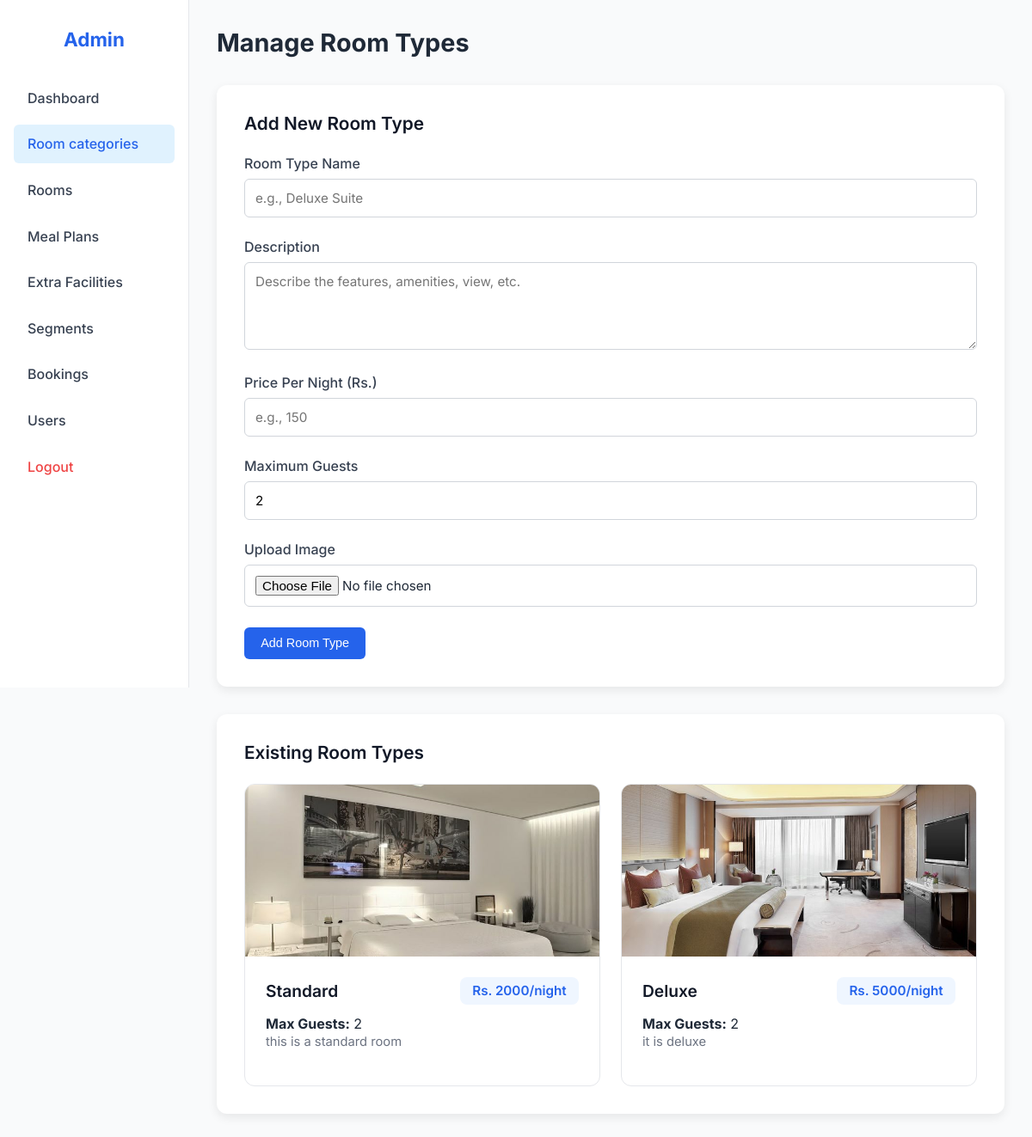
The app's page /admin/room_types (signed in) with its own data.
### tables this page shows
CREATE TABLE room_types (
            room_type_id INTEGER PRIMARY KEY AUTOINCREMENT,
            room_type_name TEXT UNIQUE NOT NULL,
            description TEXT,
            price_per_night INTEGER,
            image_path TEXT
        , max_guests INTEGER NOT NULL DEFAULT 2);

### hotel_app/controllers/admin_controller.py (the view, shortened to what this page needs)
def types():
    return render_template("manage_room_types.html", room_types=room_model.list_types())

### hotel_app/models/db.py (called while the page is built)
def conn():
    conn = sqlite3.connect(DB_PATH)
    conn.row_factory = sqlite3.Row
    conn.execute("PRAGMA foreign_keys = ON")
    return conn

### hotel_app/models/room_model.py (called while the page is built)
def list_types():
    conn = db_model.conn()
    rows = conn.execute("SELECT * FROM room_types").fetchall()
    conn.close()
    return rows

### templates/manage_room_types.html (shortened to what this page needs)
<!DOCTYPE html>
<html lang="en">
<head>
    <link rel="stylesheet" href="{{ url_for('static', filename='css/manage_room_types.css') }}">
    <link rel="stylesheet" href="{{ url_for('static', filename='css/flash.css') }}">
</head>
<body>
    <div class="dashboard">
        <aside class="sidebar">
            <h2>Admin</h2>
            <nav>
                <a href="{{ url_for('admin_dashboard') }}">Dashboard</a>
                <a href="{{ url_for('manage_room_types') }}" class="active">Room categories</a>
                <a href="{{ url_for('manage_rooms') }}">Rooms</a>
                <a href="{{ url_for('manage_meal_plans') }}">Meal Plans</a>
                <a href="{{ url_for('manage_extra_facilities') }}">Extra Facilities</a>
                <a href="{{ url_for('manage_market_segments') }}">Segments</a>
                <a href="{{ url_for('admin_view_bookings') }}">Bookings</a>
                <a href="{{ url_for('admin_view_users') }}">Users</a>
                <a href="{{ url_for('logout') }}" class="logout">Logout</a>
            </nav>
        </aside>
        <main class="main-content">
            <header class="main-header">
                <h1>Manage Room Types</h1>
            </header>
            <div class="card">
                <h3>Add New Room Type</h3>
                <form method="POST" enctype="multipart/form-data">
                    <div class="form-group">
                        <label for="room_type_name">Room Type Name</label>
                        <input type="text" name="room_type_name" id="room_type_name" required
                            placeholder="e.g., Deluxe Suite">
                    </div>
                    <div class="form-group">
                        <label for="description">Description</label>
                        <textarea name="description" id="description" rows="4"
                            placeholder="Describe the features, amenities, view, etc."></textarea>
                    </div>
                    <div class="form-group">
                        <label for="price_per_night">Price Per Night (Rs.)</label>
                        <input type="number" name="price_per_night" id="price_per_night" required
                            placeholder="e.g., 150">
                    </div>
                    <div class="form-group">
                        <label for="max_guests">Maximum Guests</label>
                        <input type="number" name="max_guests" id="max_guests" min="1" required
                            placeholder="e.g., 2" value="2">
                    </div>
                    <div class="form-group">
                        <label for="image_file">Upload Image</label>
                        <input type="file" name="image_file" id="image_file" accept="image/*">
                    </div>
                    <button type="submit" class="btn btn-primary">Add Room Type</button>
                </form>
            </div>
            <div class="card">
                <h3>Existing Room Types</h3>
                {% if room_types %}
                <div class="room-grid">
                    {% for room in room_types %}
                    <div class="room-card">
                        {% if room['image_path'] %}
                        <img src="{{ url_for('static', filename='uploads/rooms/' + room['image_path']) }}"
                            alt="{{ room['room_type_name'] }}" class="room-image">
                        {% else %}
                        <div class="no-image">
                            <p>No image uploaded</p>
                        </div>
                        {% endif %}
                        <div class="room-info">
                            <div class="room-header">
                                <h3>{{ room['room_type_name'] }}</h3>
                                <span class="price-tag">Rs. {{ room['price_per_night'] or '-' }}/night</span>
                            </div>
                            <p><strong>Max Guests:</strong> {{ room['max_guests'] or 2 }}</p>
                            <p class="room-description">{{ room['description'] or 'No description provided.' }}</p>
                        </div>
                    </div>
                    {% endfor %}
                </div>
                {% else %}
                <div class="empty-state">
                    <h3>No Room Types Yet</h3>
                    <p>Start by creating your first room type above!</p>
                </div>
                {% endif %}
            </div>
        </main>
    </div>
</body>
</html>

### static/css/manage_room_types.css (style rules this page uses)
* { margin: 0; padding: 0; box-sizing: border-box; }
body { font-family: 'Inter', sans-serif; background: #f9fafb; color: #1f2937; }
.dashboard { display: flex; min-height: 100vh; }
.sidebar { width: 220px; background: #ffffff; border-right: 1px solid #e5e7eb; padding: 2rem 1rem; position: fixed; height: 100vh; z-index: 10; }
.sidebar h2 { font-size: 1.4rem; font-weight: 700; text-align: center; margin-bottom: 2rem; color: #2563eb; }
.sidebar nav { display: flex; flex-direction: column; gap: 0.5rem; }
.sidebar nav a { padding: 0.8rem 1rem; color: #374151; text-decoration: none; border-radius: 6px; font-weight: 500; transition: all 0.2s; }
.sidebar nav a:hover, .sidebar nav a.active { background: #e0f2fe; color: #2563eb; }
.sidebar nav a.logout { margin-top: auto; color: #ef4444; }
.main-content { flex: 1; margin-left: 220px; padding: 2rem; }
.main-header { margin-bottom: 2rem; }
.main-header h1 { font-size: 1.8rem; font-weight: 700; }
.card { background: white; border-radius: 12px; box-shadow: 0 4px 12px rgba(0, 0, 0, 0.08); padding: 2rem; margin-bottom: 2rem; }
.card h3 { font-size: 1.3rem; font-weight: 600; margin-bottom: 1.5rem; color: #111827; }
.form-group { margin-bottom: 1.5rem; }
.form-group label { display: block; font-weight: 500; margin-bottom: 0.5rem; color: #374151; }
.form-group input, .form-group textarea { width: 100%; padding: 0.75rem; border: 1px solid #d1d5db; border-radius: 6px; font-family: inherit; font-size: 0.95rem; transition: all 0.2s; }
.form-group textarea { resize: vertical; }
.btn { padding: 0.65rem 1.2rem; border-radius: 6px; font-weight: 500; text-decoration: none; border: none; cursor: pointer; transition: all 0.2s; font-size: 0.9rem; display: inline-block; }
.btn-primary { background: #2563eb; color: white; }
.room-grid { display: grid; grid-template-columns: repeat(auto-fill, minmax(300px, 1fr)); gap: 1.5rem; }
.room-card { border: 1px solid #e5e7eb; border-radius: 12px; overflow: hidden; background: white; display: flex; flex-direction: column; transition: all 0.3s ease; }
.room-image { width: 100%; height: 200px; object-fit: cover; }
.room-info { padding: 1.5rem; flex: 1; display: flex; flex-direction: column; }
.room-header { display: flex; justify-content: space-between; align-items: center; margin-bottom: 0.75rem; }
.room-header h3 { margin: 0; font-size: 1.2rem; font-weight: 600; color: #111827; }
.price-tag { background: #eff6ff; color: #2563eb; font-weight: 600; padding: 0.4rem 0.9rem; border-radius: 8px; font-size: 0.95rem; white-space: nowrap; }
.room-description { color: #6b7280; font-size: 0.92rem; line-height: 1.5; margin-bottom: 1rem; flex-grow: 1; }

### records on screen
room_types: image_path (picture), room_type_name "Standard", price_per_night "2000", max_guests "2", description "this is a standard room"
room_types: image_path (picture), room_type_name "Deluxe", price_per_night "5000", max_guests "2", description "it is deluxe"
